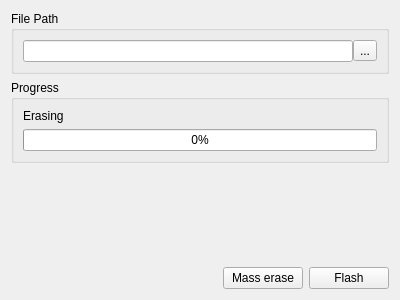
<?xml version="1.0" encoding="UTF-8"?>
<ui version="4.0">
 <class>Flash</class>
 <widget class="QWidget" name="Flash">
  <property name="geometry">
   <rect>
    <x>0</x>
    <y>0</y>
    <width>400</width>
    <height>300</height>
   </rect>
  </property>
  <property name="windowTitle">
   <string>Flash</string>
  </property>
  <property name="windowIcon">
   <iconset resource="resourcesGUI.qrc">
    <normaloff>:/tray/flash</normaloff>:/tray/flash</iconset>
  </property>
  <layout class="QVBoxLayout" name="verticalLayout_3">
   <item>
    <widget class="QGroupBox" name="groupBox">
     <property name="title">
      <string>File Path</string>
     </property>
     <layout class="QVBoxLayout" name="verticalLayout_2">
      <item>
       <layout class="QHBoxLayout" name="horizontalLayout_2">
        <property name="spacing">
         <number>0</number>
        </property>
        <item>
         <widget class="QLineEdit" name="editFilename"/>
        </item>
        <item>
         <widget class="QToolButton" name="buttonFile">
          <property name="text">
           <string>...</string>
          </property>
         </widget>
        </item>
       </layout>
      </item>
     </layout>
    </widget>
   </item>
   <item>
    <widget class="QGroupBox" name="groupProgress">
     <property name="title">
      <string>Progress</string>
     </property>
     <layout class="QVBoxLayout" name="verticalLayout">
      <item>
       <widget class="QLabel" name="labelOperation">
        <property name="text">
         <string>Erasing</string>
        </property>
       </widget>
      </item>
      <item>
       <widget class="QProgressBar" name="progress">
        <property name="value">
         <number>0</number>
        </property>
       </widget>
      </item>
     </layout>
    </widget>
   </item>
   <item>
    <spacer name="verticalSpacer">
     <property name="orientation">
      <enum>Qt::Vertical</enum>
     </property>
     <property name="sizeHint" stdset="0">
      <size>
       <width>20</width>
       <height>89</height>
      </size>
     </property>
    </spacer>
   </item>
   <item>
    <layout class="QHBoxLayout" name="horizontalLayout">
     <item>
      <spacer name="horizontalSpacer">
       <property name="orientation">
        <enum>Qt::Horizontal</enum>
       </property>
       <property name="sizeHint" stdset="0">
        <size>
         <width>40</width>
         <height>20</height>
        </size>
       </property>
      </spacer>
     </item>
     <item>
      <widget class="QPushButton" name="buttonErase">
       <property name="text">
        <string>Mass erase</string>
       </property>
      </widget>
     </item>
     <item>
      <widget class="QPushButton" name="buttonFlash">
       <property name="text">
        <string>Flash</string>
       </property>
      </widget>
     </item>
    </layout>
   </item>
  </layout>
  <zorder>groupBox</zorder>
  <zorder>groupProgress</zorder>
  <zorder>verticalSpacer</zorder>
 </widget>
 <resources>
  <include location="resourcesGUI.qrc"/>
 </resources>
 <connections/>
</ui>
